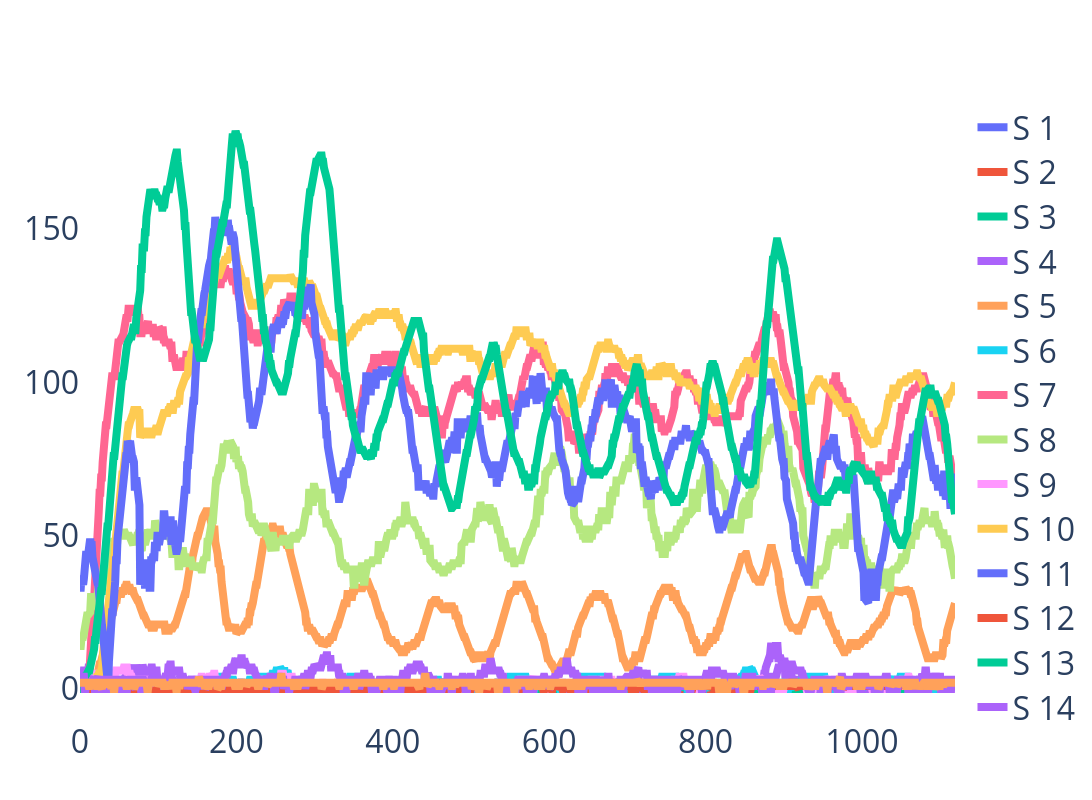

This figure's notebook cell:
### Code cell
data = pd.DataFrame(data)
fig = plot_pressure_once(data)
fig.show()    
fig.write_image("pressure_units.pdf")

### Figure 1 — Plotly figure (JSON) as saved in the notebook; plotly's stock layout.template omitted (floating-point values rounded to 4 significant figures; data arrays with more than 128 entries replaced by an {"elided": "..."} marker saying what was removed)
{"data": [{"line": {"width": 8}, "name": "S 1", "type": "scatter", "x": {"elided": "1120 int values"}, "xaxis": "x", "y": {"elided": "1120 int values"}, "yaxis": "y"}, {"line": {"width": 8}, "name": "S 2", "type": "scatter", "x": {"elided": "1120 int values"}, "xaxis": "x", "y": {"elided": "1120 int values"}, "yaxis": "y"}, {"line": {"width": 8}, "name": "S 3", "type": "scatter", "x": {"elided": "1120 int values"}, "xaxis": "x", "y": {"elided": "1120 int values"}, "yaxis": "y"}, {"line": {"width": 8}, "name": "S 4", "type": "scatter", "x": {"elided": "1120 int values"}, "xaxis": "x", "y": {"elided": "1120 int values"}, "yaxis": "y"}, {"line": {"width": 8}, "name": "S 5", "type": "scatter", "x": {"elided": "1120 int values"}, "xaxis": "x", "y": {"elided": "1120 int values"}, "yaxis": "y"}, {"line": {"width": 8}, "name": "S 6", "type": "scatter", "x": {"elided": "1120 int values"}, "xaxis": "x", "y": {"elided": "1120 int values"}, "yaxis": "y"}, {"line": {"width": 8}, "name": "S 7", "type": "scatter", "x": {"elided": "1120 int values"}, "xaxis": "x", "y": {"elided": "1120 int values"}, "yaxis": "y"}, {"line": {"width": 8}, "name": "S 8", "type": "scatter", "x": {"elided": "1120 int values"}, "xaxis": "x", "y": {"elided": "1120 int values"}, "yaxis": "y"}, {"line": {"width": 8}, "name": "S 9", "type": "scatter", "x": {"elided": "1120 int values"}, "xaxis": "x", "y": {"elided": "1120 int values"}, "yaxis": "y"}, {"line": {"width": 8}, "name": "S 10", "type": "scatter", "x": {"elided": "1120 int values"}, "xaxis": "x", "y": {"elided": "1120 int values"}, "yaxis": "y"}, {"line": {"width": 8}, "name": "S 11", "type": "scatter", "x": {"elided": "1120 int values"}, "xaxis": "x", "y": {"elided": "1120 int values"}, "yaxis": "y"}, {"line": {"width": 8}, "name": "S 12", "type": "scatter", "x": {"elided": "1120 int values"}, "xaxis": "x", "y": {"elided": "1120 int values"}, "yaxis": "y"}, {"line": {"width": 8}, "name": "S 13", "type": "scatter", "x": {"elided": "1120 int values"}, "xaxis": "x", "y": {"elided": "1120 int values"}, "yaxis": "y"}, {"line": {"width": 8}, "name": "S 14", "type": "scatter", "x": {"elided": "1120 int values"}, "xaxis": "x", "y": {"elided": "1120 int values"}, "yaxis": "y"}, {"line": {"width": 8}, "name": "S 15", "type": "scatter", "x": {"elided": "1120 int values"}, "xaxis": "x", "y": {"elided": "1120 int values"}, "yaxis": "y"}], "layout": {"font": {"size": 32}, "height": 800, "paper_bgcolor": "rgba(0, 0, 0, 0)", "plot_bgcolor": "rgba(0, 0, 0, 0)", "width": 1300, "xaxis": {"anchor": "y", "domain": [0, 1]}, "yaxis": {"anchor": "x", "domain": [0, 1]}}}
